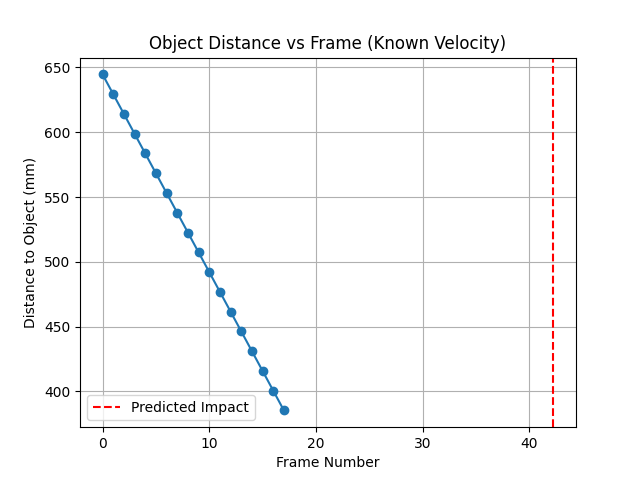

The Python source for this figure:
import numpy as np
import matplotlib.pyplot as plt

# given
frames = 18
motion_per_frame = 15.25  # mm

# impact frame from Task 1
impact_frame = 42.27

frame_numbers = np.arange(frames)

# distance remaining until impact
distances = (impact_frame - frame_numbers) * motion_per_frame

print("Distance to object at first frame:", distances[0], "mm")
print("Distance to object at last frame:", distances[-1], "mm")

# plot
plt.figure()

plt.plot(frame_numbers, distances, marker='o')

plt.xlabel("Frame Number")
plt.ylabel("Distance to Object (mm)")
plt.title("Object Distance vs Frame (Known Velocity)")
plt.grid()

plt.axvline(impact_frame, linestyle='--', color='red', label="Predicted Impact")
plt.legend()

plt.savefig("time_to_impact_2.png")
